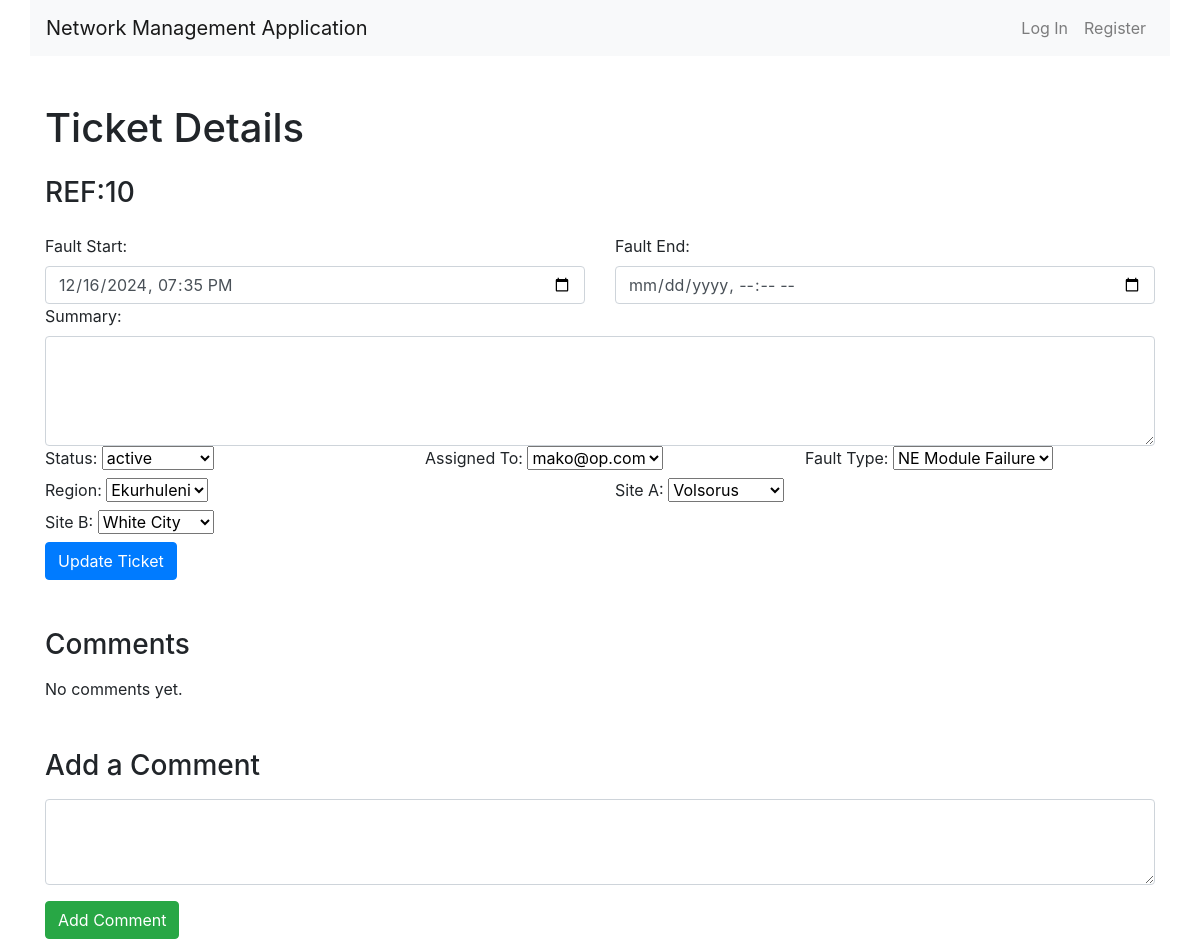
/tickets/10/details/, run on the app's committed database.
### nms/models.py (models this page shows, shortened)
class Ticket(models.Model):
    fault_start = models.CharField(max_length=255, null=True, blank=True)
    fault_end = models.CharField(max_length=255, null=True, blank=True)
    summary = models.TextField(null=True, blank=True)
    status = models.ForeignKey('TicketStatus', on_delete=models.CASCADE, related_name='tickets', default=1)
    created_at = models.DateTimeField(auto_now_add=True)
    assigned_to = models.ForeignKey(User, on_delete=models.CASCADE, related_name='tickets', null=True, blank=True)
    fault_type = models.ForeignKey(FaultType, on_delete=models.CASCADE, related_name='tickets', null=True, blank=True)
    region = models.ForeignKey(Region, on_delete=models.CASCADE, related_name='tickets', null=True, blank=True)
    site_A = models.ForeignKey(Site, on_delete=models.CASCADE, related_name='site_A_tickets', null=True, blank=True)
    site_B = models.ForeignKey(Site, on_delete=models.CASCADE, related_name='site_B_tickets', null=True, blank=True)

class TicketStatus(models.Model):
    name = models.CharField(max_length=50, unique=True)

class User(AbstractUser):
    ROLES = (
        ('noc', 'NOC Staff'),
        ('technician', 'Technician'),
        ('manager', 'Manager'),
        ('client', 'Client')
    )
    role = models.CharField(max_length=50, choices=ROLES, default='client')

class FaultType(models.Model):
    name = models.CharField(max_length=100, unique=True)

class Region(models.Model):
    name = models.CharField(max_length=100, unique=True)

class Site(models.Model):
    name = models.CharField(max_length=100, unique=True)
    region = models.ForeignKey(Region, on_delete=models.CASCADE, related_name='sites')

### nms/views.py (the view)
# urls.py: path('tickets/<int:ticket_id>/details/', views.view_ticket, name='view_ticket'),
def view_ticket(request, ticket_id):
    ticket = get_object_or_404(Ticket, id=ticket_id)
    comments = ticket.comments.select_related('user').order_by('-created_date')
    statuses = TicketStatus.objects.all()
    fault_types = FaultType.objects.all()
    regions = Region.objects.all()
    sites = Site.objects.all()
    users = User.objects.all()
    return render(request, 'nms/view_ticket.html', {
        'ticket': ticket,
        'statuses': statuses,
        'fault_types': fault_types,
        'regions': regions,
        'sites': sites,
        'users': users,
        'comments': comments
    })

### nms/templates/nms/view_ticket.html (shortened to what this page needs)
{% extends "nms/layout.html" %}
{% block body %}
<div class="container mt-5">
    <h1 class="mb-4">Ticket Details</h1>
    <h3 class="mb-4">REF:{{ ticket.id }}</h3>
    <form id="edit-ticket-form" class="row g-3" action="{% url 'update_ticket' ticket.id %}">
        <div class="col-md-6">
            <label for="fault_start" class="form-label">Fault Start:</label>
            <input type="datetime-local" class="form-control" id="fault_start" name="fault_start" value="{{ ticket.fault_start }}">
        </div>
        <div class="col-md-6">
            <label for="fault_end" class="form-label">Fault End:</label>
            <input type="datetime-local" class="form-control" id="fault_end" name="fault_end" value="{{ ticket.fault_end }}">
        </div>
        <div class="col-12">
            <label for="summary" class="form-label">Summary:</label>
            <textarea class="form-control" id="summary" name="summary" rows="4">{{ ticket.summary }}</textarea>
        </div>
        <div class="col-md-4">
            <label for="status" class="form-label">Status:</label>
            <select class="form-select" id="status" name="status">
                {% for status in statuses %}
                <option value="{{ status.id }}" {% if ticket.status.id == status.id %}selected{% endif %}>
                    {{ status.name }}
                </option>
                {% endfor %}
            </select>
        </div>
        <div class="col-md-4">
            <label for="assigned_to" class="form-label">Assigned To:</label>
            <select class="form-select" id="assigned_to" name="assigned_to">
                {% for user in users %}
                <option value="{{ user.id }}" {% if ticket.assigned_to.id == user.id %}selected{% endif %}>
                    {{ user.username }}
                </option>
                {% endfor %}
            </select>
        </div>
        <div class="col-md-4">
            <label for="fault_type" class="form-label">Fault Type:</label>
            <select class="form-select" id="fault_type" name="fault_type">
                {% for fault_type in fault_types %}
                <option value="{{ fault_type.id }}" {% if ticket.fault_type.id == fault_type.id %}selected{% endif %}>
                    {{ fault_type.name }}
                </option>
                {% endfor %}
            </select>
        </div>
        <div class="col-md-6">
            <label for="region" class="form-label">Region:</label>
            <select class="form-select" id="region" name="region">
                {% for region in regions %}
                <option value="{{ region.id }}" {% if ticket.region.id == region.id %}selected{% endif %}>
                    {{ region.name }}
                </option>
                {% endfor %}
            </select>
        </div>
        <div class="col-md-6">
            <label for="site_A" class="form-label">Site A:</label>
            <select class="form-select" id="site_A" name="site_A">
                {% for site in sites %}
                <option value="{{ site.id }}" {% if ticket.site_A.id == site.id %}selected{% endif %}>
                    {{ site.name }}
                </option>
                {% endfor %}
            </select>
        </div>
        <div class="col-md-6">
            <label for="site_B" class="form-label">Site B:</label>
            <select class="form-select" id="site_B" name="site_B">
                {% for site in sites %}
                <option value="{{ site.id }}" {% if ticket.site_B.id == site.id %}selected{% endif %}>
                    {{ site.name }}
                </option>
                {% endfor %}
            </select>
        </div>
        <div class="col-12">
            <button type="button" class="btn btn-primary" id="update-ticket">Update Ticket</button>
        </div>
    </form>
    <h3 class="mt-5">Comments</h3>
    <div id="comments-section" class="mt-3">
        {% for comment in comments %}
        <div class="card mb-3">
            <div class="card-body comment">
                <h5 class="card-title">{{ comment.user.username }}</h5>
                <p class="card-text mt-2">{{ comment.content }}</p>
                <h6 class="card-subtitle text-muted">{{ comment.created_date }}</h6>
            </div>
        </div>
        {% empty %}
        <p>No comments yet.</p>
        {% endfor %}
    </div>
    <h3 class="mt-5">Add a Comment</h3>
    <form method="POST" action="{% url 'add_comment' ticket.id %}" class="mt-3">
        <textarea class="form-control mb-3" name="content" rows="3" required></textarea>
        <button type="submit" class="btn btn-success">Add Comment</button>
    </form>
</div>
{% endblock %}

### data on the page
Ticket: id "10", fault_start "12/16/2024 19:35", status "active", assigned_to "mako@op.com", fault_type "NE Module Failure", region "Ekurhuleni", site_A "Volsorus"

### other printed values
form field site_B "White City"
